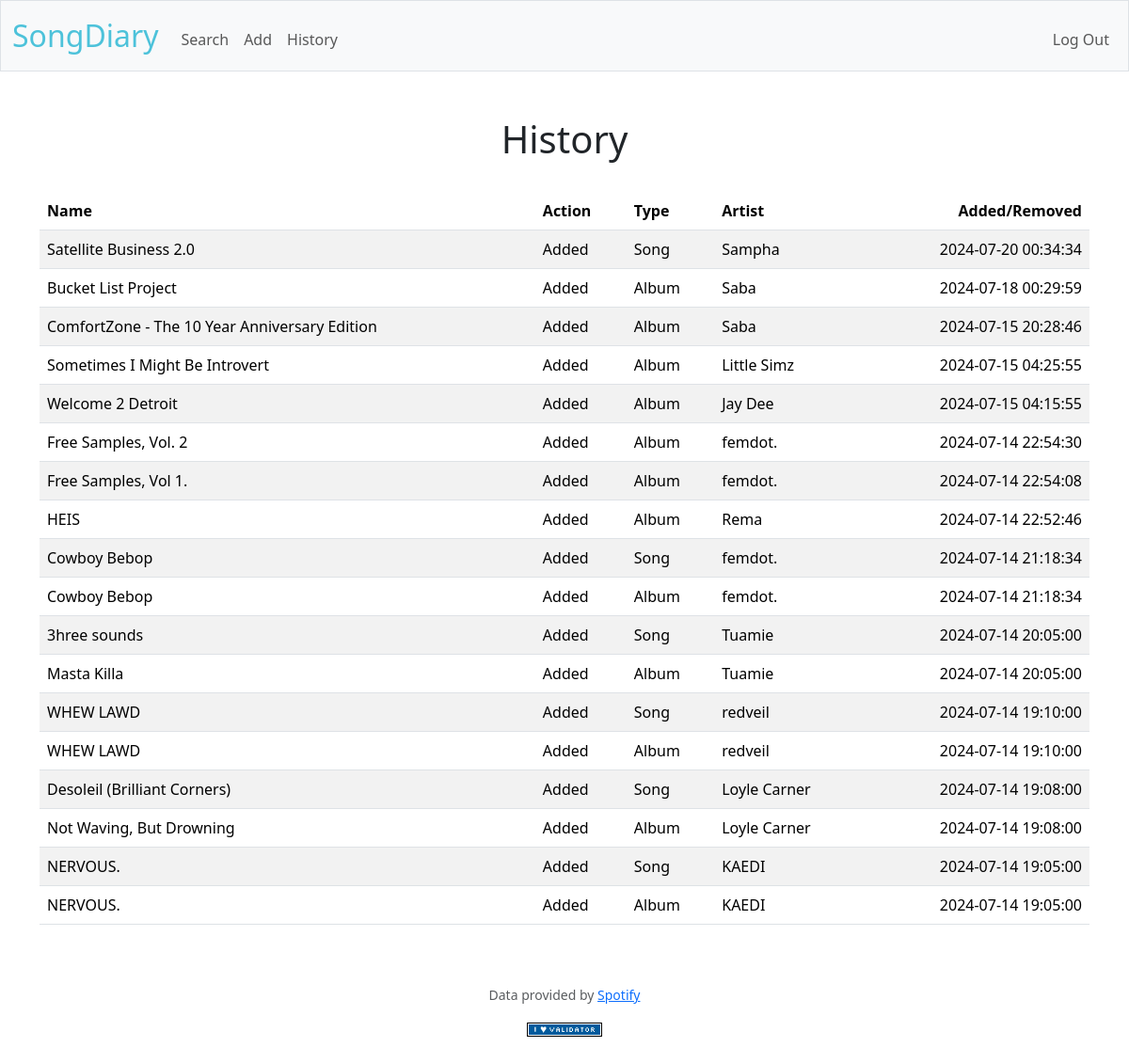
Screenshot of /history (signed in) with the database file from the repository.
### tables this page shows
CREATE TABLE "history" (
	"curation_id"	INTEGER NOT NULL,
	"user_id"	INTEGER NOT NULL,
	"artist_id"	INTEGER NOT NULL,
	"album_id"	INTEGER NOT NULL,
	"song_id"	INTEGER,
	"curation_type"	TEXT NOT NULL,
	"curation_item"	TEXT NOT NULL,
	"curation_time"	DATETIME NOT NULL,
	PRIMARY KEY("curation_id" AUTOINCREMENT),
	FOREIGN KEY("album_id") REFERENCES "albums"("album_id"),
	FOREIGN KEY("artist_id") REFERENCES "artists"("artist_id"),
	FOREIGN KEY("song_id") REFERENCES "songs"("song_id"),
	FOREIGN KEY("user_id") REFERENCES "users"("id")
);

CREATE TABLE "artists" (
	"artist_id"	INTEGER NOT NULL,
	"artist_name"	TEXT NOT NULL,
	"genre"	TEXT,
	"artist_link"	TEXT,
	"artist_image"	TEXT,
	PRIMARY KEY("artist_id" AUTOINCREMENT)
);

CREATE TABLE "albums" (
	"album_id"	INTEGER NOT NULL,
	"album_name"	TEXT NOT NULL,
	"artist_id"	INTEGER NOT NULL,
	"genre"	TEXT,
	"release_date"	DATE,
	"album_link"	TEXT,
	"album_artwork"	TEXT,
	"add_time"	DATETIME,
	PRIMARY KEY("album_id" AUTOINCREMENT),
	FOREIGN KEY("artist_id") REFERENCES "artists"("artist_id")
);

### app.py (the view)
@app.route("/history", methods=["GET"])
@login_required
def history():
    if request.method == "GET":
        history_query = ("SELECT COALESCE(songs.song_name, '') AS song_name, albums.album_name, artists.artist_name, curation_type, curation_item, curation_time "
                         "FROM history "
                         "LEFT JOIN songs ON history.song_id = songs.song_id "
                         "LEFT JOIN albums ON history.album_id = albums.album_id "
                         "LEFT JOIN artists ON history.artist_id = artists.artist_id "
                         "WHERE history.user_id = ? "
                         "ORDER BY history.curation_time DESC ")
        history = db.execute(history_query, session["user_id"])
        return render_template("history.html", history=history)

### app.py (called while the page is built)
@app.after_request
def after_request(response):
    response.headers["Cache-Control"] = "no-cache, no-store, must-revalidate"
    response.headers["Expires"] = 0
    response.headers["Pragma"] = "no-cache"
    return response

### helpers.py (called while the page is built)
def login_required(f):
    @wraps(f)
    def decorated_function(*args, **kwargs):
        if session.get("user_id") is None:
            return redirect("/login")
        return f(*args, **kwargs)
    return decorated_function

### templates/history.html (shortened to what this page needs)
{% extends "layout.html" %}
{% block main %}
<h1>History</h1>
<br>
<table class="table table-striped" id="history_table">
    <thead>
        <tr>
            <th class="text-start">Name</th>
            <th class="text-start">Action</th>
            <th class="text-start">Type</th>
            <th class="text-start">Artist</th>
            <th class="text-end">Added/Removed</th>
        </tr>
    </thead>
    <tbody>
        {% for record in history %}
            {% if record.curation_type == 'add' %}
                {% if record.curation_item == 'song' %}
                    <tr>
                        <td class="text-start">{{ record.song_name }}</td>
                        <td class="text-start">Added</td>
                        <td class="text-start">Song</td>
                        <td class="text-start">{{ record.artist_name }}</td>
                        <td class="text-end">{{ record.curation_time }}</td>
                    </tr>
                {% else %}
                <tr>
                    <td class="text-start">{{ record.album_name }}</td>
                    <td class="text-start">Added</td>
                    <td class="text-start">Album</td>
                    <td class="text-start">{{ record.artist_name }}</td>
                    <td class="text-end">{{ record.curation_time }}</td>
                </tr>
                {% endif %}
            {% endif %}
        {% endfor %}
    </tbody>
</table>
{% endblock %}

### templates/layout.html (shortened to what this page needs)
<!DOCTYPE html>
<html lang="en">
    <head>
        <link href="https://cdn.jsdelivr.net/npm/bootstrap@5.3.3/dist/css/bootstrap.min.css" rel="stylesheet">
        <link href="//cdnjs.cloudflare.com/ajax/libs/toastr.js/latest/toastr.min.css" rel="stylesheet">
        <link href="/static/styles.css" rel="stylesheet">
    </head>
    <body>
        <nav class="bg-light border navbar navbar-expand-md navbar-light">
            <div class="container-fluid">
                <a class="navbar-brand" href="/"><span class="blue">SongDiary</span></a>
                <div class="collapse navbar-collapse" id="navbar">
                    {% if session["user_id"] %}
                        <ul class="navbar-nav me-auto mt-2">
                            <li class="nav-item"><a class="nav-link" href="../search">Search</a></li>
                            <li class="nav-item"><a class="nav-link" href="../add">Add</a></li>
                            <li class="nav-item"><a class="nav-link" href="../history">History</a></li>
                        </ul>
                        <ul class="navbar-nav ms-auto mt-2">
                            <li class="nav-item"><a class="nav-link" href="/logout">Log Out</a></li>
                        </ul>
                    {% else %}
                        <ul class="navbar-nav ms-auto mt-2">
                            <li class="nav-item"><a class="nav-link" href="/register">Register</a></li>
                            <li class="nav-item"><a class="nav-link" href="/login">Log In</a></li>
                        </ul>
                    {% endif %}
                </div>
            </div>
        </nav>
        <main class="container py-5 text-center">
            {% block main %}{% endblock %}
        </main>
        <footer class="mb-5">
            <p class="mb-3 small text-center text-muted">
                Data provided by <a href="https://spotify.com" target="_blank">Spotify</a>
            </p>
            <form action="https://validator.w3.org/check" class="text-center" enctype="multipart/form-data" method="post" target="_blank">
                <input alt="Validate" src="/static/I_heart_validator.png" type="image">
            </form>
        </footer>
    </body>
</html>

### static/styles.css (style rules this page uses)
nav .navbar-brand { font-size: xx-large; }
nav .navbar-brand .blue { color: #4dc2da; }

### rows the page displays
history: song_name "Satellite Business 2.0", artist_name "Sampha", curation_time "2024-07-20 00:34:34"
history: album_name "Bucket List Project", artist_name "Saba", curation_time "2024-07-18 00:29:59"
history: album_name "ComfortZone - The 10 Year Anniversary Edition", artist_name "Saba", curation_time "2024-07-15 20:28:46"
history: album_name "Sometimes I Might Be Introvert", artist_name "Little Simz", curation_time "2024-07-15 04:25:55"
history: album_name "Welcome 2 Detroit", artist_name "Jay Dee", curation_time "2024-07-15 04:15:55"
history: album_name "Free Samples, Vol. 2", artist_name "femdot.", curation_time "2024-07-14 22:54:30"
history: album_name "Free Samples, Vol 1.", artist_name "femdot.", curation_time "2024-07-14 22:54:08"
history: album_name "HEIS", artist_name "Rema", curation_time "2024-07-14 22:52:46"
history: song_name "Cowboy Bebop", artist_name "femdot.", curation_time "2024-07-14 21:18:34"
history: album_name "Cowboy Bebop", artist_name "femdot.", curation_time "2024-07-14 21:18:34"
history: song_name "3hree sounds", artist_name "Tuamie", curation_time "2024-07-14 20:05:00"
history: album_name "Masta Killa", artist_name "Tuamie", curation_time "2024-07-14 20:05:00"
history: song_name "WHEW LAWD", artist_name "redveil", curation_time "2024-07-14 19:10:00"
history: album_name "WHEW LAWD", artist_name "redveil", curation_time "2024-07-14 19:10:00"
history: song_name "Desoleil (Brilliant Corners)", artist_name "Loyle Carner", curation_time "2024-07-14 19:08:00"
history: album_name "Not Waving, But Drowning", artist_name "Loyle Carner", curation_time "2024-07-14 19:08:00"
history: song_name "NERVOUS.", artist_name "KAEDI", curation_time "2024-07-14 19:05:00"
history: album_name "NERVOUS.", artist_name "KAEDI", curation_time "2024-07-14 19:05:00"
